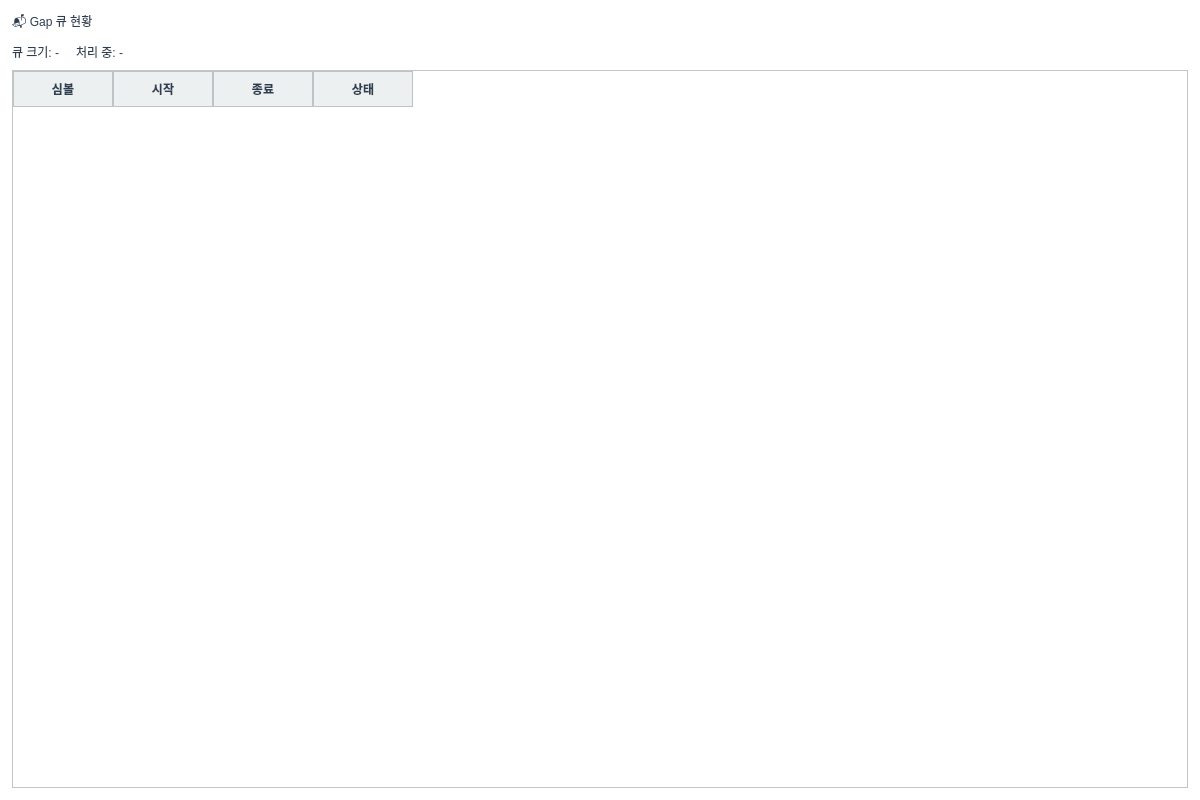
<?xml version="1.0" encoding="UTF-8"?>
<ui version="4.0">
 <class>GapQueueTab</class>
 <widget class="QWidget" name="GapQueueTab">
  <property name="geometry">
   <rect>
    <x>0</x>
    <y>0</y>
    <width>1200</width>
    <height>800</height>
   </rect>
  </property>
  <property name="windowTitle">
   <string>Gap 큐 현황</string>
  </property>
  <property name="styleSheet">
   <string notr="true">QWidget {
    background-color: #FFFFFF;
    color: #2C3E50;
    font-family: &quot;맑은 고딕&quot;;
    font-size: 9pt;
}

QTabWidget::pane {
    border: 1px solid #BDC3C7;
    background-color: #FFFFFF;
}

QTabBar::tab {
    background-color: #ECF0F1;
    color: #2C3E50;
    padding: 8px 16px;
    margin-right: 2px;
    border: 1px solid #BDC3C7;
    border-bottom: none;
    border-top-left-radius: 4px;
    border-top-right-radius: 4px;
}

QTabBar::tab:selected {
    background-color: #3498DB;
    color: #FFFFFF;
    font-weight: bold;
}

QTabBar::tab:hover {
    background-color: #D5DBDB;
}

QTableWidget {
    gridline-color: #BDC3C7;
    background-color: #FFFFFF;
    alternate-background-color: #F8F9FA;
    selection-background-color: #3498DB;
    selection-color: #FFFFFF;
}

QTableWidget::item {
    padding: 4px;
    border: none;
}

QHeaderView::section {
    background-color: #ECF0F1;
    color: #2C3E50;
    padding: 6px;
    border: 1px solid #BDC3C7;
    font-weight: bold;
}

QLineEdit, QTextEdit, QPlainTextEdit {
    background-color: #FFFFFF;
    border: 1px solid #BDC3C7;
    border-radius: 3px;
    padding: 4px;
    color: #2C3E50;
}

QLineEdit:focus, QTextEdit:focus, QPlainTextEdit:focus {
    border: 2px solid #3498DB;
}

QPushButton {
    background-color: #3498DB;
    color: #FFFFFF;
    border: none;
    border-radius: 4px;
    padding: 6px 12px;
    font-weight: bold;
}

QPushButton:hover {
    background-color: #2980B9;
}

QPushButton:pressed {
    background-color: #1F618D;
}

QPushButton:disabled {
    background-color: #BDC3C7;
    color: #7F8C8D;
}

QLabel {
    color: #2C3E50;
    background-color: transparent;
}

QGroupBox {
    border: 2px solid #BDC3C7;
    border-radius: 5px;
    margin-top: 10px;
    padding-top: 10px;
    background-color: #F8F9FA;
}

QGroupBox::title {
    subcontrol-origin: margin;
    subcontrol-position: top left;
    padding: 0 5px;
    color: #2C3E50;
    font-weight: bold;
}

QProgressBar {
    border: 1px solid #BDC3C7;
    border-radius: 3px;
    text-align: center;
    background-color: #ECF0F1;
}

QProgressBar::chunk {
    background-color: #3498DB;
}</string>
  </property>
  <layout class="QVBoxLayout" name="verticalLayout">
   <property name="spacing">
    <number>8</number>
   </property>
   <property name="leftMargin">
    <number>12</number>
   </property>
   <property name="topMargin">
    <number>12</number>
   </property>
   <property name="rightMargin">
    <number>12</number>
   </property>
   <property name="bottomMargin">
    <number>12</number>
   </property>
   <item>
    <widget class="QLabel" name="label_title">
     <property name="text">
      <string>📬 Gap 큐 현황</string>
     </property>
     <property name="styleSheet">
   <string notr="true">QWidget {
    background-color: #FFFFFF;
    color: #2C3E50;
    font-family: &quot;맑은 고딕&quot;;
    font-size: 9pt;
}

QTabWidget::pane {
    border: 1px solid #BDC3C7;
    background-color: #FFFFFF;
}

QTabBar::tab {
    background-color: #ECF0F1;
    color: #2C3E50;
    padding: 8px 16px;
    margin-right: 2px;
    border: 1px solid #BDC3C7;
    border-bottom: none;
    border-top-left-radius: 4px;
    border-top-right-radius: 4px;
}

QTabBar::tab:selected {
    background-color: #3498DB;
    color: #FFFFFF;
    font-weight: bold;
}

QTabBar::tab:hover {
    background-color: #D5DBDB;
}

QTableWidget {
    gridline-color: #BDC3C7;
    background-color: #FFFFFF;
    alternate-background-color: #F8F9FA;
    selection-background-color: #3498DB;
    selection-color: #FFFFFF;
}

QTableWidget::item {
    padding: 4px;
    border: none;
}

QHeaderView::section {
    background-color: #ECF0F1;
    color: #2C3E50;
    padding: 6px;
    border: 1px solid #BDC3C7;
    font-weight: bold;
}

QLineEdit, QTextEdit, QPlainTextEdit {
    background-color: #FFFFFF;
    border: 1px solid #BDC3C7;
    border-radius: 3px;
    padding: 4px;
    color: #2C3E50;
}

QLineEdit:focus, QTextEdit:focus, QPlainTextEdit:focus {
    border: 2px solid #3498DB;
}

QPushButton {
    background-color: #3498DB;
    color: #FFFFFF;
    border: none;
    border-radius: 4px;
    padding: 6px 12px;
    font-weight: bold;
}

QPushButton:hover {
    background-color: #2980B9;
}

QPushButton:pressed {
    background-color: #1F618D;
}

QPushButton:disabled {
    background-color: #BDC3C7;
    color: #7F8C8D;
}

QLabel {
    color: #2C3E50;
    background-color: transparent;
}

QGroupBox {
    border: 2px solid #BDC3C7;
    border-radius: 5px;
    margin-top: 10px;
    padding-top: 10px;
    background-color: #F8F9FA;
}

QGroupBox::title {
    subcontrol-origin: margin;
    subcontrol-position: top left;
    padding: 0 5px;
    color: #2C3E50;
    font-weight: bold;
}

QProgressBar {
    border: 1px solid #BDC3C7;
    border-radius: 3px;
    text-align: center;
    background-color: #ECF0F1;
}

QProgressBar::chunk {
    background-color: #3498DB;
}</string>
  </property>
    </widget>
   </item>
   <item>
    <layout class="QHBoxLayout" name="horizontalLayout_stats">
     <property name="spacing">
      <number>16</number>
     </property>
     <item>
      <widget class="QLabel" name="label_queue_size">
       <property name="text">
        <string>큐 크기: -</string>
       </property>
      </widget>
     </item>
     <item>
      <widget class="QLabel" name="label_processing">
       <property name="text">
        <string>처리 중: -</string>
       </property>
      </widget>
     </item>
     <item>
      <spacer name="horizontalSpacer">
       <property name="orientation">
        <enum>Qt::Horizontal</enum>
       </property>
       <property name="sizeHint" stdset="0">
        <size>
         <width>40</width>
         <height>20</height>
        </size>
       </property>
      </spacer>
     </item>
    </layout>
   </item>
   <item>
    <widget class="QTableWidget" name="table_queue">
     <property name="alternatingRowColors">
      <bool>true</bool>
     </property>
     <property name="selectionBehavior">
      <enum>QAbstractItemView::SelectRows</enum>
     </property>
     <property name="columnCount">
      <number>4</number>
     </property>
     <column>
      <property name="text">
       <string>심볼</string>
      </property>
     </column>
     <column>
      <property name="text">
       <string>시작</string>
      </property>
     </column>
     <column>
      <property name="text">
       <string>종료</string>
      </property>
     </column>
     <column>
      <property name="text">
       <string>상태</string>
      </property>
     </column>
    </widget>
   </item>
  </layout>
 </widget>
 <resources/>
 <connections/>
</ui>
